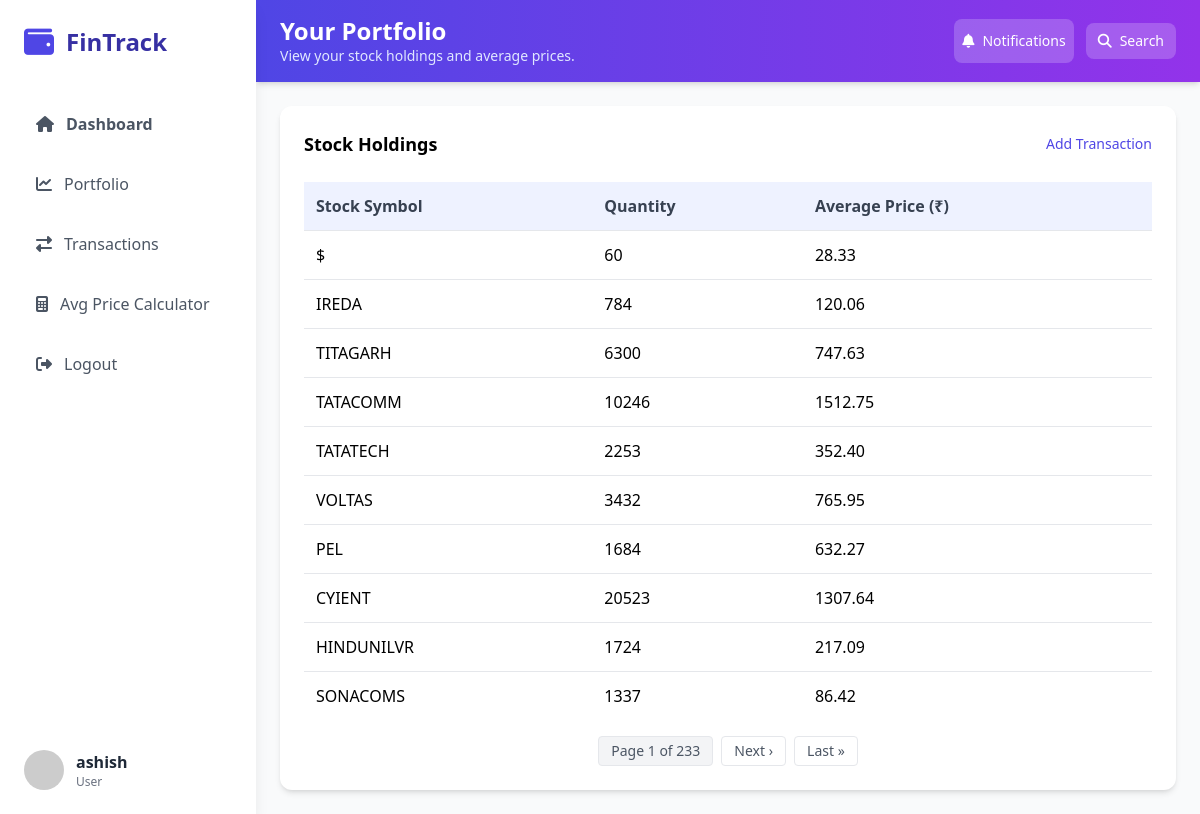
/portfolio/ (signed in), run on the app's committed database.
### stocks/models.py (models this page shows, shortened)
class StockTransaction(models.Model):
    TRANSACTION_TYPES = (
        ("BUY", "Buy"),
        ("SELL", "Sell"),
    )
    user = models.ForeignKey(User, on_delete=models.CASCADE)
    stock_symbol = models.CharField(max_length=10)
    transaction_type = models.CharField(max_length=4, choices=TRANSACTION_TYPES)
    quantity = models.PositiveIntegerField()
    price_per_share = models.DecimalField(max_digits=10, decimal_places=2)
    transaction_date = models.DateTimeField(auto_now_add=True)

### stocks/views.py (the view)
# urls.py: path("portfolio/", views.portfolio, name="portfolio"),
@login_required
def portfolio(request):
    transactions = StockTransaction.objects.filter(user=request.user)
    portfolio = {}
    for trans in transactions:
        symbol = trans.stock_symbol
        if symbol not in portfolio:
            portfolio[symbol] = {"quantity": 0, "total_cost": Decimal("0.00")}
        if trans.transaction_type == "BUY":
            portfolio[symbol]["quantity"] += trans.quantity
            portfolio[symbol]["total_cost"] += trans.quantity * trans.price_per_share
        else:  # SELL
            portfolio[symbol]["quantity"] -= trans.quantity
            portfolio[symbol]["total_cost"] -= trans.quantity * trans.price_per_share
    for symbol, data in portfolio.items():
        if data["quantity"] > 0:
            data["avg_price"] = data["total_cost"] / data["quantity"]
        else:
            data["avg_price"] = Decimal("0.00")
            data["quantity"] = 0
    portfolio = {k: v for k, v in portfolio.items() if v["quantity"] > 0}
    portfolio_list = [
        {"symbol": symbol, **details} for symbol, details in portfolio.items()
    ]
    paginator = Paginator(portfolio_list, 10)
    page_number = request.GET.get("page")
    page_obj = paginator.get_page(page_number)
    return render(request, "portfolio.html", {"page_obj": page_obj})

### stocks/templates/portfolio.html (shortened to what this page needs)
{% extends 'base.html' %}
{% block header_title %}Your Portfolio{% endblock %}
{% block header_subtitle %}View your stock holdings and average prices.{% endblock %}
{% block content %}
<div class="bg-white rounded-xl shadow-md p-6">
    {% if page_obj %}
    <div class="flex justify-between items-center mb-6">
        <h3 class="font-bold text-lg">Stock Holdings</h3>
        <a href="{% url 'add_transaction' %}" class="text-indigo-600 hover:text-indigo-800 text-sm font-medium">Add Transaction</a>
    </div>
    <div class="overflow-x-auto">
        <table class="w-full">
            <thead>
                <tr class="bg-indigo-50 text-gray-700">
                    <th class="p-3 text-left">Stock Symbol</th>
                    <th class="p-3 text-left">Quantity</th>
                    <th class="p-3 text-left">Average Price (₹)</th>
                </tr>
            </thead>
            <tbody>
                {% for item in page_obj %}
                <tr class="border-t hover:bg-gray-50 transition-colors">
                    <td class="p-3">{{ item.symbol }}</td>
                    <td class="p-3">{{ item.quantity }}</td>
                    <td class="p-3">{{ item.avg_price|floatformat:2 }}</td>
                </tr>
                {% endfor %}
            </tbody>
        </table>
    </div>
    <div class="mt-4 flex justify-center items-center space-x-2 text-sm text-gray-600">
        <span class="px-3 py-1 border rounded bg-gray-100">
            Page {{ page_obj.number }} of {{ page_obj.paginator.num_pages }}
        </span>
        {% if page_obj.has_next %}
            <a href="?page={{ page_obj.next_page_number }}" class="px-3 py-1 border rounded hover:bg-gray-100">Next ›</a>
            <a href="?page={{ page_obj.paginator.num_pages }}" class="px-3 py-1 border rounded hover:bg-gray-100">Last »</a>
        {% endif %}
    </div>
    {% else %}
    <p class="text-gray-600">No stocks in your portfolio.</p>
    <a href="{% url 'add_transaction' %}" class="mt-4 inline-block bg-indigo-600 text-white px-4 py-3 rounded-lg hover:bg-indigo-700">Add Transaction</a>
    {% endif %}
</div>
{% endblock %}

### stocks/templates/base.html (shortened to what this page needs)
{% load static %}
<!DOCTYPE html>
<html lang="en">
<head>
    <script src="https://cdn.tailwindcss.com"></script>
    <link rel="stylesheet" href="https://cdnjs.cloudflare.com/ajax/libs/font-awesome/6.4.0/css/all.min.css">
    <link rel="stylesheet" href="{% static 'css/styles.css' %}">
</head>
<body class="bg-gray-50 font-sans">
    <div id="sidebar" class="sidebar fixed h-screen w-64 bg-white shadow-lg z-40 md:block">
        <div class="p-6">
            <div class="flex items-center mb-10">
                <i class="fas fa-wallet text-indigo-600 text-3xl mr-3"></i>
                <h1 class="text-2xl font-bold text-indigo-800">FinTrack</h1>
            </div>
            <nav>
                <ul class="space-y-3">
                    {% for link in request.sidebar_nav_links %}
                    <li>
                        <a href="{{ link.url }}" class="flex items-center p-3 rounded-lg {% if link.is_active %}bg-indigo-50 text-indigo-600{% else %}text-gray-600 hover:bg-indigo-50 hover:text-indigo-600{% endif %} {% if link.font_semibold %}font-semibold{% endif %}">
                            <i class="fas {{ link.icon }} mr-3"></i>
                            {{ link.name }}
                        </a>
                    </li>
                    {% endfor %}
                </ul>
            </nav>
        </div>
        {% if request.sidebar_user %}
        <div class="absolute bottom-0 w-full p-6">
            <div class="flex items-center">
                <img src="https://randomuser.me/api/portraits/women/44.jpg" class="w-10 h-10 rounded-full mr-3" alt="User">
                <div>
                    <p class="font-semibold text-gray-800">{{ request.sidebar_user.username }}</p>
                    <p class="text-xs text-gray-500">{{ request.sidebar_user.is_staff|yesno:"Admin,User" }}
                </div>
            </div>
        </div>
        {% endif %}
    </div>
    <div class="md:ml-64 min-h-screen main-content">
        <header class="bg-gradient-to-r from-indigo-600 to-purple-600 text-white px-6 py-4 shadow-md">
            <div class="flex flex-col md:flex-row justify-between items-start md:items-center gap-4">
                <div>
                    <h2 class="text-2xl font-bold leading-tight">{% block header_title %}Dashboard{% endblock %}</h2>
                    <p class="text-indigo-100 text-sm">{% block header_subtitle %}Welcome back! Here's your financial overview.{% endblock %}</p>
                </div>
                <div class="flex items-center gap-3">
                    <button class="flex items-center gap-2 px-2 py-3 bg-white bg-white/20 hover:bg-white/30 hover:bg-blue-700 rounded-lg transition text-sm">
                        <i class="fas fa-bell"></i>
                        <span class="hidden md:inline">Notifications</span>
                    </button>
                    <button class="flex items-center gap-2 px-3 py-2 bg-white/20 hover:bg-white/30 hover:bg-blue-600 rounded-lg transition text-sm">
                        <i class="fas fa-search"></i>
                        <span class="hidden md:inline">Search</span>
                    </button>
                </div>
            </div>
        </header>
        <div class="p-6">
            {% block content %}
            {% endblock %}
        </div>
    </div>
</body>
</html>

### stocks/static/css/styles.css (style rules this page uses)
body { font-family: Arial, sans-serif; }
.sidebar { transition: all 0.3s ease; }
button { transition: background-color 0.3s, transform 0.3s; }

### data on the page
StockTransaction: symbol "IREDA"
StockTransaction: symbol "TITAGARH"
StockTransaction: symbol "TATACOMM"
StockTransaction: symbol "TATATECH"
StockTransaction: symbol "VOLTAS"
StockTransaction: symbol "PEL"
StockTransaction: symbol "CYIENT"
StockTransaction: symbol "HINDUNILVR"
StockTransaction: symbol "SONACOMS"

### other printed values
{{ link.name }} "Dashboard" "Portfolio" "Transactions" "Avg Price Calculator" "Logout"
{{ request.sidebar_user.username }} "ashish"
{{ request.sidebar_user.is_staff|yesno:"Admin,User" }} "User"
{{ item.symbol }} "$"
{{ item.quantity }} "60" "784" "6300" "10246" "2253" "3432" "1684" "20523" "1724" "1337"
{{ item.avg_price|floatformat:2 }} "28.33" "120.06" "747.63" "1512.75" "352.40" "765.95" "632.27" "1307.64" "217.09" "86.42"
{{ page_obj.number }} "1"
{{ page_obj.paginator.num_pages }} "233"
